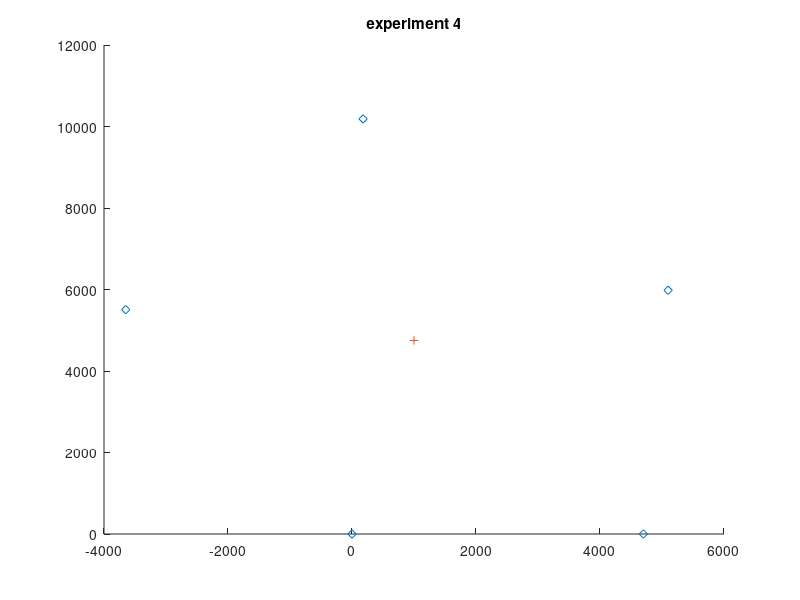

This chart was generated by the following MATLAB code: (Note: this script raises an error after producing the figure.)
%%  nodes oder x2, x3, x1, x5, x6
    %     locations fixed: x1(0,0)  x3(+6,0) for v2
    %     locations fixed: x2(0,0)  x3(-6,0) for v1
    
% clear;
experiment = 4; % [1 2 3 4]

nodesNumber = 5;
circle_center = [1000, 4750];
circle_angle = [0:pi/50:2*pi];
circle_x = 1000+3000*cos(circle_angle);
circle_y = 4750+3000*sin(circle_angle);

switch experiment
    case 1
        distances2all_abs = importdata('dist_1st_tagOnCircleCenter.mat');
    case 2
        distances2all_abs = importdata('dist_2nd_tag_beginFromCenter2_0x2_0x3_back_from_0x1.mat');
            case 3
        distances2all_abs = importdata('dist_3rd_tag_beginFromCenter2_0x2_0x3_back_from_0x1_up_down.mat');
    case 4
        distances2all_abs = importdata('dist_4th_8shape.mat');
    otherwise
        warning('please specify the experiment number #')
end 
    
    positionOfNodes = importdata('nodePos_v2_by_determineNodesPositionBaseOnDistToEachOthers.mat');

% change the unit from m to mm
positionOfNodes = positionOfNodes*1000;
% change the oder to adapt to the nodes oder x2, x3, x1, x5, x6
distances2all_abs = [distances2all_abs(:,2), distances2all_abs(:,3), distances2all_abs(:,1), distances2all_abs(:,5), distances2all_abs(:,6)];
distances2all_abs = distances2all_abs';
%% make cross points of circles with Radius distances2all
% make circles
string =sprintf('experiment %d', experiment);
figure; title(string);hold on; % axis square; axis tight;
plot(positionOfNodes(1,:), positionOfNodes(2,:), 'd');

switch experiment
    case 1
        %--only for experiment 1: plot the circle base on the optical measurements,
        %--base on which the certen of the circle for experi 2&3 is (1000, 4750)
        % optical_measurement = [4250, 5910, 4730, 4670, 5570];
        %     for i = 1 : size(positionOfNodes, 2)
        %         h(i) = plotCircle(positionOfNodes(1, i), positionOfNodes(2, i), ...
        %             optical_measurement(i), 0*pi, 2*pi); % 0, 2*pi); %
        %     end
        % just plot the circle center
        plot(circle_center(1), circle_center(2), '+');
    case 2
        %plot the circle centered in (1000, 4750) which
        %is the traj of experi_2 & traj_projection of experi_3
        plot(circle_center(1), circle_center(2), '+');
        plot(circle_x, circle_y,'-+');
    case 3
        plot(circle_center(1), circle_center(2), '+');
        plot(circle_x, circle_y,'-+');        
    case 4
        plot(circle_center(1), circle_center(2), '+');
    otherwise
        warning('please specify the experiment number #')
end

for j = 1:size(distances2all_abs, 2)
    % h_1 = plot(traj(1,j), traj(2,j), 'ro'); %hold on;
    if nodesNumber == 5
        for i = 1 : size(positionOfNodes, 2)
            h(i) = plotCircle(positionOfNodes(1, i), positionOfNodes(2, i), ...
                distances2all_abs(i, j), 0*pi, 2*pi); % 0, 2*pi); %
            %plotCircle(positionOfNodes(1, i), positionOfNodes(2, i), distances2all_abs(i, 1), 0, 2*pi);
            %hold on;
        end
%         h(3) = plotCircle(positionOfNodes(1, 3), positionOfNodes(2, 3), ...
%             distances2all_abs(3, j), (i+4)*pi/2, (i+5)*pi/2+pi/6); % (i+2)*pi/2, (i+3)*pi/2);
    end
    axis square; axis tight;
    xlim([-5000 6000]); ylim([-1000 11000]);  
    pause(0.15);
    delete(h); %delete(h_1);
end
% make cross points 'x'
 
function h_circle = plotCircle(x,y,r,ang_start,ang_end)
%x and y are the coordinates of the center of the circle
%r is the radius of the circle
%0.01 is the angle step, bigger values will draw the circle faster but
%you might notice imperfections (not very smooth)
ang=ang_start:0.01:ang_end; 
%ang=0:0.01:2*pi; 
xp=r*cos(ang);
yp=r*sin(ang);
h_circle = plot(x+xp,y+yp);
end